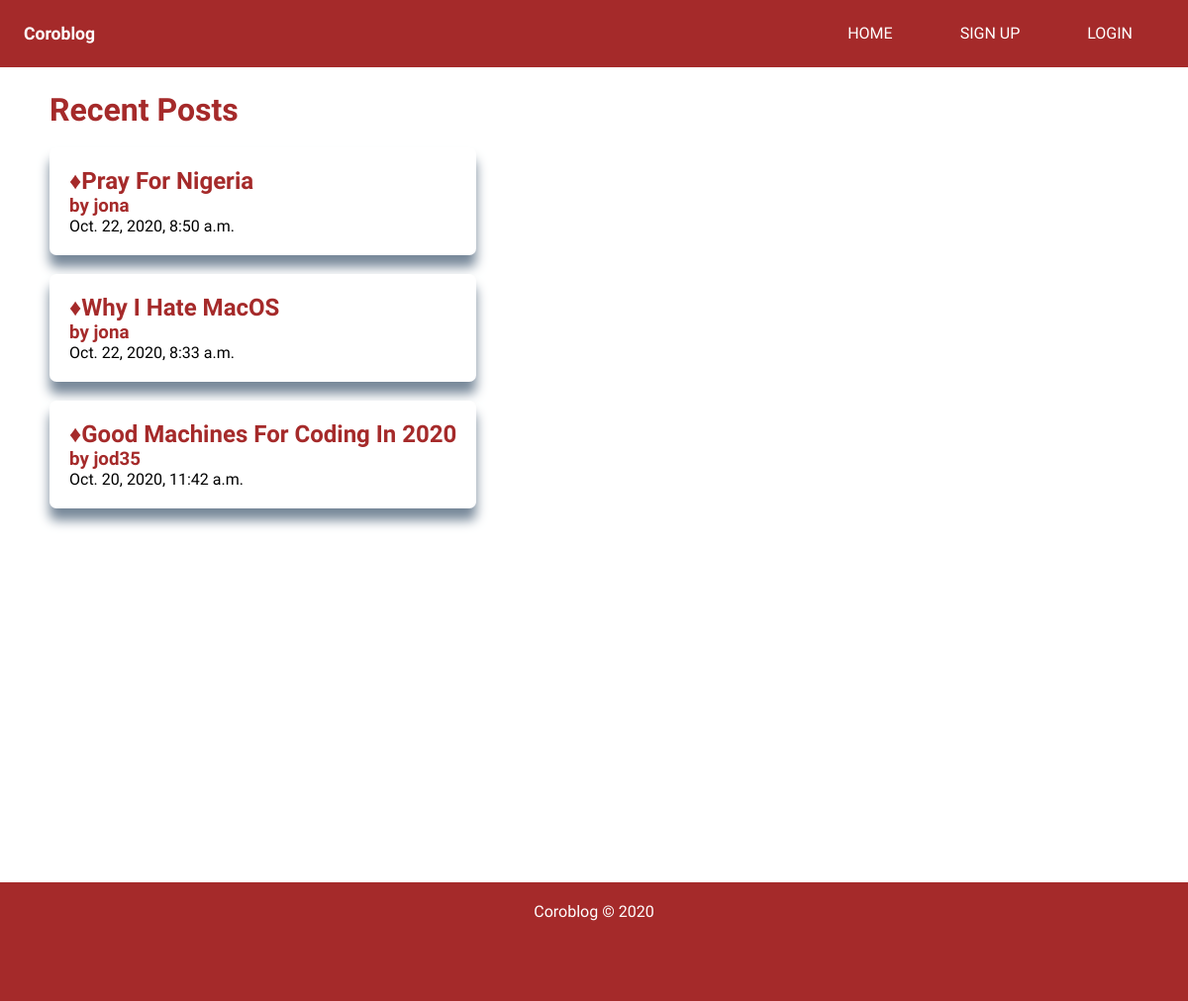
The app's page /, older data.
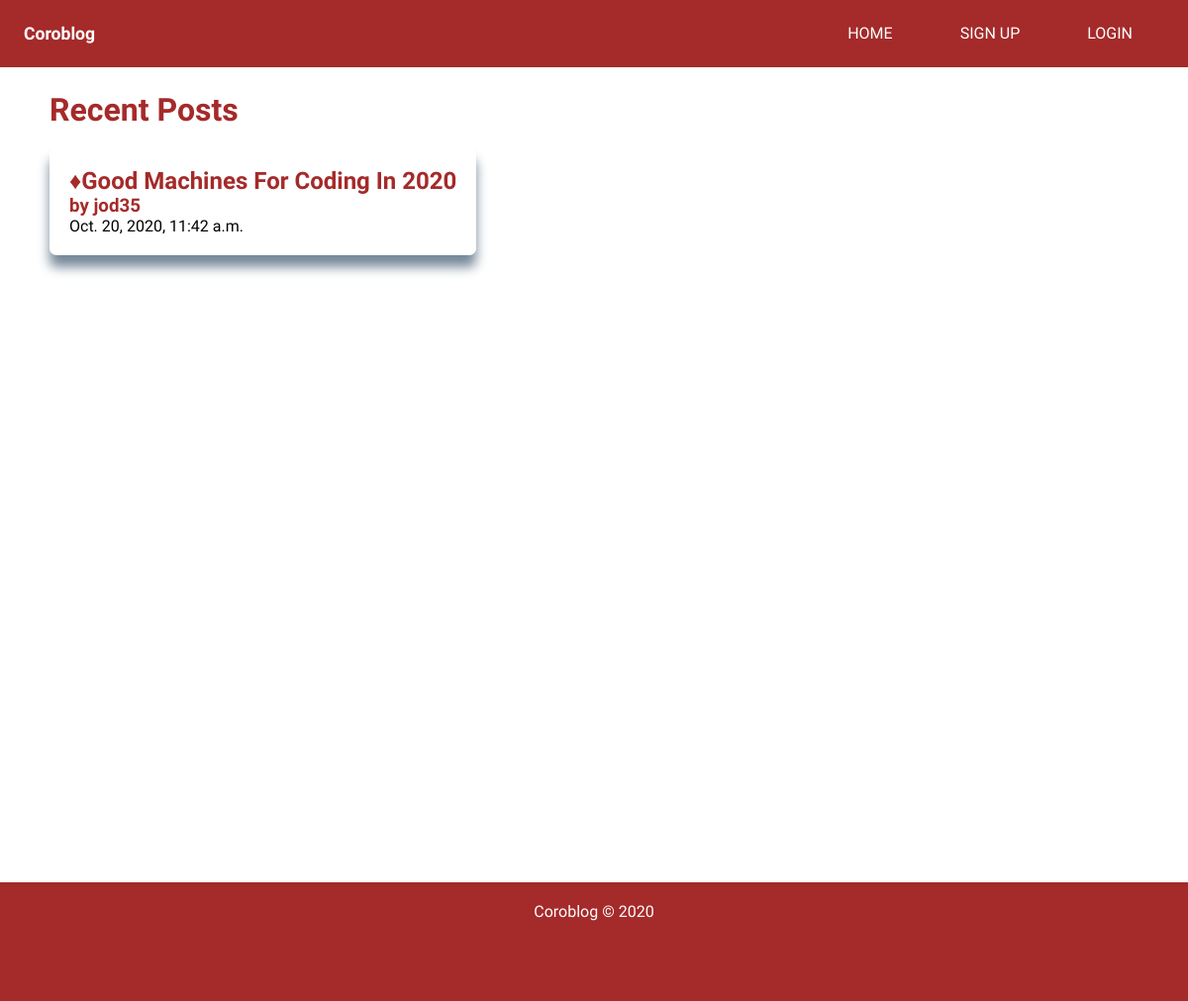
The same page, newer data.
### blog/models.py (models this page shows, shortened)
class Post(models.Model):
    STATUS_CHOICES=(
        ('draft','Draft'),
        ('published','Published'),
    )
    author=models.ForeignKey(User,on_delete=models.CASCADE,related_name='blog_posts')
    title=models.CharField(max_length=250)
    slug=models.SlugField(max_length=250,unique_for_date='publish',db_index=True)
    body=models.TextField()
    publish=models.DateTimeField(default=timezone.now)
    created=models.DateTimeField(auto_now_add=True)
    updated=models.DateTimeField(auto_now=True)
    status=models.CharField(max_length=250,choices=STATUS_CHOICES,default='draft')
    class Meta:
        ordering=['-publish']
    objects=models.Manager()
    published=PublishedModelManager()

### blog/views.py (the view)
# urls.py: path('',views.index,name='index'),
def index(request):
    posts=Post.published.all()
    context={
        'posts':posts
    }
    return render(request,'blog/index.html',context)

### blog/models.py (called while the page is built)
    def get_queryset(self):
        return super(PublishedModelManager,self).get_queryset().filter(status='published')

### blog/templates/blog/index.html (shortened to what this page needs)
{% extends 'blog/base.html' %}
{% block body %}
    <div class="container">
        <div class="left-side">
            <h1 class="left-header">Recent Posts</h1>
            <br>
            {% for post in posts %}
                <div class="post">
                    <a href="/details/{{post.slug}}" class="post-title"><h2>&diams;{{ post.title }}</h2></a>
                    <h3 class="post-author">by {{post.author}}</h3>
                    <p>{{post.publish}}</p>
                </div>
                <br>
            {% endfor %}
        </div>
    </div>
{% endblock body %}

Row changes from the older to the newer data that the page shows:
removed Post: title "Pray For Nigeria", author "jona", publish "Oct. 22, 2020, 8:50 a.m."
removed Post: title "Why I Hate MacOS", author "jona", publish "Oct. 22, 2020, 8:33 a.m."
